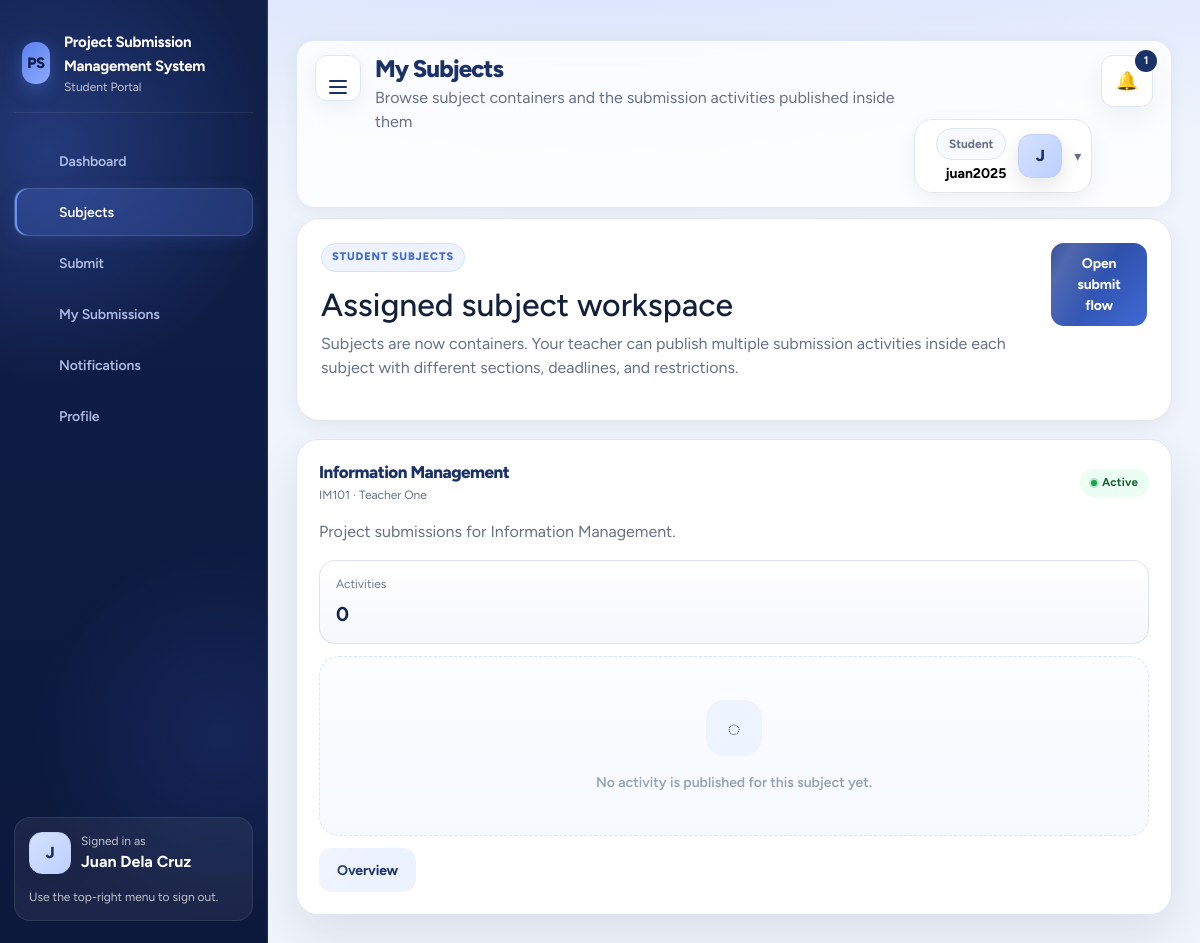
The page /project/student/subjects.php (signed in) on the database its author committed.
### tables this page shows
CREATE TABLE section_subjects (
    id INT AUTO_INCREMENT PRIMARY KEY,
    section_id INT NOT NULL,
    subject_id INT NOT NULL,
    activity_id INT NULL,
    submission_deadline DATETIME NULL,
    deadline_warning_hours INT NOT NULL DEFAULT 72,
    deadline_warning_sent_at DATETIME NULL,
    deadline_locked_notice_sent_at DATETIME NULL,
    created_at TIMESTAMP DEFAULT CURRENT_TIMESTAMP,
    CONSTRAINT fk_section_subjects_section FOREIGN KEY (section_id) REFERENCES sections(id) ON DELETE CASCADE ON UPDATE CASCADE,
    CONSTRAINT fk_section_subjects_subject FOREIGN KEY (subject_id) REFERENCES subjects(id) ON DELETE CASCADE ON UPDATE CASCADE,
    UNIQUE KEY uniq_section_subject (section_id, subject_id)
);

CREATE TABLE subjects (
    id INT AUTO_INCREMENT PRIMARY KEY,
    subject_code VARCHAR(50) NOT NULL,
    subject_name VARCHAR(150) NOT NULL,
    description TEXT NULL,
    teacher_id INT NOT NULL,
    school_year_id INT NOT NULL,
    semester_id INT NOT NULL,
    status ENUM('active', 'inactive', 'archived') NOT NULL DEFAULT 'active',
    submission_deadline DATETIME NULL,
    deadline_warning_hours INT NOT NULL DEFAULT 72,
    deadline_warning_sent_at DATETIME NULL,
    deadline_locked_notice_sent_at DATETIME NULL,
    allow_late_submissions TINYINT(1) NOT NULL DEFAULT 0,
    late_submission_until DATETIME NULL,
    teacher_submission_locked TINYINT(1) NOT NULL DEFAULT 0,
    teacher_submission_lock_note TEXT NULL,
    created_at TIMESTAMP DEFAULT CURRENT_TIMESTAMP,
    updated_at TIMESTAMP DEFAULT CURRENT_TIMESTAMP ON UPDATE CURRENT_TIMESTAMP,
    CONSTRAINT fk_subjects_teacher FOREIGN KEY (teacher_id) REFERENCES teachers(id) ON DELETE RESTRICT ON UPDATE CASCADE,
    CONSTRAINT fk_subjects_school_year FOREIGN KEY (school_year_id) REFERENCES school_years(id) ON DELETE RESTRICT ON UPDATE CASCADE,
    CONSTRAINT fk_subjects_semester FOREIGN KEY (semester_id) REFERENCES semesters(id) ON DELETE RESTRICT ON UPDATE CASCADE,
    UNIQUE KEY uniq_subject_term_teacher (subject_code, teacher_id, school_year_id, semester_id)
);

CREATE TABLE teachers (
    id INT AUTO_INCREMENT PRIMARY KEY,
    teacher_id VARCHAR(50) NOT NULL UNIQUE,
    full_name VARCHAR(150) NOT NULL,
    email VARCHAR(150) NOT NULL UNIQUE,
    username VARCHAR(100) NOT NULL UNIQUE,
    password_hash VARCHAR(255) NOT NULL,
    avatar_path VARCHAR(255) NULL,
    status ENUM('active', 'inactive', 'archived') NOT NULL DEFAULT 'active',
    submission_deadline DATETIME NULL,
    deadline_warning_hours INT NOT NULL DEFAULT 72,
    deadline_warning_sent_at DATETIME NULL,
    deadline_locked_notice_sent_at DATETIME NULL,
    allow_late_submissions TINYINT(1) NOT NULL DEFAULT 0,
    late_submission_until DATETIME NULL,
    teacher_submission_locked TINYINT(1) NOT NULL DEFAULT 0,
    teacher_submission_lock_note TEXT NULL,
    created_at TIMESTAMP DEFAULT CURRENT_TIMESTAMP,
    updated_at TIMESTAMP DEFAULT CURRENT_TIMESTAMP ON UPDATE CURRENT_TIMESTAMP
);

### project/backend/config/app.php (called while the page is built, shortened)
<?php
function url(string $path = ''): string {
    return rtrim(APP_URL, '/') . '/' . ltrim($path, '/');
}
function asset_url(string $file): string {
    $relative = 'backend/assets/' . ltrim($file, '/');
    $absolute = dirname(__DIR__) . '/assets/' . ltrim($file, '/');
    $version = is_file($absolute) ? ('?v=' . filemtime($absolute)) : '';
    return url($relative) . $version;
}
function h(?string $value): string { return htmlspecialchars((string) $value, ENT_QUOTES, 'UTF-8'); }

### project/backend/config/auth.php (called while the page is built, shortened)
<?php
require_once __DIR__ . '/db.php';
function current_portal_role(): ?string {
    static $portalRole = null;
    static $resolved = false;
    if ($resolved) {
        return $portalRole;
    }
    $scriptPath = str_replace('\\', '/', $_SERVER['SCRIPT_NAME'] ?? '');
    $segments = array_values(array_filter(explode('/', trim($scriptPath, '/'))));
    $portalRole = $segments[1] ?? null;
    $resolved = true;
    return $portalRole;
}
function session_auth_store(): array {
    $auth = $_SESSION['auth'] ?? [];
    return is_array($auth) ? $auth : [];
}
function current_role(): ?string {
    $portalRole = current_portal_role();
    $auth = session_auth_store();
    if ($portalRole && isset($auth[$portalRole]['user'])) {
        return $portalRole;
    }
    return null;
}
function current_user(): ?array {
    $portalRole = current_portal_role();
    $auth = session_auth_store();
    if ($portalRole && isset($auth[$portalRole]['user']) && is_array($auth[$portalRole]['user'])) {
        return $auth[$portalRole]['user'];
    }
    return null;
}
function subject_deadline_window(array $subject): array {
    $deadlineRaw = trim((string) ($subject['submission_deadline'] ?? ''));
    if ($deadlineRaw === '') {
        return ['has_deadline' => false, 'state' => 'open', 'label' => 'No deadline set'];
    }
    $lateUntil = null;
    return ['has_deadline' => true, 'state' => 'open', 'label' => 'Open until ' . $deadline->format('M d, Y h:i A'), 'deadline' => $deadline, 'late_override_active' => false, 'late_until' => $lateUntil];
}
function count_unread_notifications(string $userType, int $userId): int {
    $stmt = pdo()->prepare('SELECT COUNT(*) FROM notifications WHERE user_type = ? AND user_id = ? AND is_read = 0');
    $stmt->execute([$userType, $userId]);
    return (int) $stmt->fetchColumn();
}

### project/backend/config/db.php (called while the page is built)
<?php
require_once __DIR__ . '/app.php';
function pdo(): PDO {
    static $pdo = null;
    if ($pdo instanceof PDO) {
        return $pdo;
    }
    $host = DB_HOST;
    $port = (string) DB_PORT;
    $db   = DB_NAME;
    $user = DB_USER;
    $pass = DB_PASS;
    $dsn = "mysql:host={$host};port={$port};dbname={$db};charset=utf8mb4";
    $options = [
        PDO::ATTR_ERRMODE => PDO::ERRMODE_EXCEPTION,
        PDO::ATTR_DEFAULT_FETCH_MODE => PDO::FETCH_ASSOC,
        PDO::ATTR_EMULATE_PREPARES => false,
    ];
    $pdo = new PDO($dsn, $user, $pass, $options);
    return $pdo;
}

### project/student/subjects.php (the view, shortened to what this page needs)
<?php
require_once __DIR__ . '/../backend/helpers/query.php';
$student = current_user();
$subjects = student_subjects((int) $student['section_id']);
$activityMap = [];
$title = 'My Subjects';
$subtitle = 'Browse subject containers and the submission activities published inside them';
require_once __DIR__ . '/../backend/partials/header.php';
?>
<section class="workspace-shell student-history-shell">
  <div class="workspace-head">
    <div>
      <div class="eyebrow">Student subjects</div>
      <h2>Assigned subject workspace</h2>
      <p class="muted">Subjects are now containers. Your teacher can publish multiple submission activities inside each subject with different sections, deadlines, and restrictions.</p>
    </div>
    <div class="student-history-actions"><a class="btn" href="<?= h(url('student/submit.php')) ?>">Open submit flow</a></div>
  </div>
  <div class="review-card-grid">
    <?php foreach ($subjects as $subject): ?>
      <?php $subjectActivities = $activityMap[(int) $subject['id']] ?? []; ?>
      <article class="card review-queue-card">
        <div class="split-header"><div><h3 class="section-title"><?= h($subject['subject_name']) ?></h3><div class="muted small"><?= h($subject['subject_code']) ?> · <?= h($subject['teacher_name']) ?></div></div><?= status_badge($subject['status']) ?></div>
        <p class="muted"><?= h($subject['description'] ?: 'Assigned through your section.') ?></p>
        <div class="metric-chip" style="margin-bottom:12px;"><span>Activities</span><strong><?= count($subjectActivities) ?></strong></div>
        <div class="timeline-list">
          <?php if (!$subjectActivities): ?><div class="empty-state">No activity is published for this subject yet.</div><?php endif; ?>
        </div>
        <div class="form-actions" style="margin-top:12px;">
          <a class="btn btn-secondary" href="<?= h(url('student/subject_preview.php?subject_id=' . (int) $subject['id'])) ?>" data-ajax-modal="1" data-modal-title="Subject overview">Overview</a>
        </div>
      </article>
    <?php endforeach; ?>
  </div>
</section>
<?php require_once __DIR__ . '/../backend/partials/footer.php'; ?>

### project/backend/partials/header.php (shortened to what this page needs)
<?php
$role = current_role();
$user = current_user();
$currentPath = $_SERVER['PHP_SELF'] ?? '';
$nav = [
    'admin' => [
        'Dashboard' => 'admin/dashboard.php',
        'Sections' => 'admin/sections.php',
        'Academic' => 'admin/academic.php',
        'Students' => 'admin/students.php',
        'Teachers' => 'admin/teachers.php',
        'Subjects' => 'admin/subjects.php',
        'Submissions' => 'admin/submissions.php',
        'Requests' => 'admin/requests.php',
        'Reports' => 'admin/reports.php',
        'Notifications' => 'admin/notifications.php',
        'Bulk Move' => 'admin/bulk_move.php',
        'Audit Logs' => 'admin/audit_logs.php',
        'System Tools' => 'admin/system_tools.php',
        'Settings' => 'admin/settings.php',
    ],
    'teacher' => [
        'Dashboard' => 'teacher/dashboard.php',
        'Students' => 'teacher/students.php',
        'Subjects' => 'teacher/subjects.php',
        'Submissions' => 'teacher/submissions.php',
        'Notifications' => 'teacher/notifications.php',
        'Profile' => 'teacher/profile.php',
    ],
    'student' => [
        'Dashboard' => 'student/dashboard.php',
        'Subjects' => 'student/subjects.php',
        'Submit' => 'student/submit.php',
        'My Submissions' => 'student/my_submissions.php',
        'Notifications' => 'student/notifications.php',
        'Profile' => 'student/profile.php',
    ],
];
$avatarInitial = strtoupper(substr(trim((string) ($user['full_name'] ?? $user['username'] ?? 'U')), 0, 1));
$avatarPath = trim((string) ($user['avatar_path'] ?? ''));
$avatarUrl = $avatarPath !== '' ? url(ltrim($avatarPath, '/')) : '';
$avatarStyle = $avatarUrl !== '' ? ' style="background-image:url(' . h($avatarUrl) . ')"' : '';
$avatarClasses = 'student-avatar';
$avatarSmallClasses = 'student-avatar student-avatar-small';
$unreadCount = 0;
$recentNotifications = [];
if ($role && $user) {
    $unreadCount = count_unread_notifications($role, (int) $user['id']);
    $recentNotifications = fetch_notifications($role, (int) $user['id'], 5);
}
?>
<!doctype html>
<html lang="en">
<head>
  <link href="https://cdn.jsdelivr.net/npm/bootstrap@5.3.3/dist/css/bootstrap.min.css" rel="stylesheet">
  <link href="https://cdn.jsdelivr.net/npm/bootstrap-icons@1.11.3/font/bootstrap-icons.min.css" rel="stylesheet">
  <link rel="stylesheet" href="<?= h(asset_url('app.css')) ?>">
</head>
<body class="role-<?= h($role ?: 'guest') ?>">
<div class="app-shell">
<?php if ($role): ?>
  <aside class="sidebar sidebar-pro <?= $role === 'student' ? 'student-sidebar-shell' : '' ?>" data-sidebar>
    <div class="brand-block student-brand-block">
      <div class="brand-mark">PS</div>
      <div>
        <strong><?= h(APP_NAME) ?></strong>
        <div class="muted small sidebar-muted"><?= h(ucfirst($role)) ?> Portal</div>
      </div>
    </div>
    <nav class="side-nav <?= $role === 'student' ? 'student-side-nav-modern' : '' ?>">
      <?php foreach (($nav[$role] ?? []) as $label => $path): ?>
        <?php $isActive = str_contains($currentPath, basename($path)); ?>
        <a class="<?= $isActive ? 'active' : '' ?>" href="<?= h(url($path)) ?>" data-nav-label="<?= h($label) ?>" <?= $isActive ? 'aria-current="page"' : '' ?>>
          <span class="nav-icon"><?= $navIcons[$label] ?? ($navIcons['Settings'] ?? '') ?></span>
          <span><?= h($label) ?></span>
        </a>
      <?php endforeach; ?>
    </nav>
    <div class="sidebar-footer <?= $role === 'student' ? 'student-sidebar-profile' : '' ?>">
      <div class="student-sidebar-user">
        <div class="<?= h($avatarSmallClasses) ?>" data-student-avatar data-avatar-initial="<?= h($avatarInitial) ?>"<?= $avatarStyle ?>><?= h($avatarInitial) ?></div>
        <div>
          <div class="muted small sidebar-muted">Signed in as</div>
          <strong><?= h($user['full_name'] ?? $user['username'] ?? 'User') ?></strong>
        </div>
      </div>
      <div class="muted small sidebar-muted">Use the top-right menu to sign out.</div>
    </div>
  </aside>
<?php endif; ?>
<main class="main-content <?= $role ? '' : 'no-sidebar' ?>">
  <header class="topbar modern-topbar <?= $role === 'student' ? 'student-topbar-shell' : '' ?>">
    <div class="topbar-heading-wrap">
      <?php if ($role): ?>
        <button type="button" class="icon-btn sidebar-toggle-btn" data-sidebar-toggle aria-label="Toggle navigation" aria-expanded="true" title="Toggle navigation">
          <span class="sidebar-toggle-bars" aria-hidden="true"><span></span><span></span><span></span></span>
        </button>
      <?php endif; ?>
      <div>
      <h1><?= h($title ?? 'Dashboard') ?></h1>
      <?php if (!empty($subtitle)): ?><p class="muted"><?= h($subtitle) ?></p><?php endif; ?>
      </div>
    </div>
    <?php if ($role && $user): ?>
      <div class="topbar-meta modern-meta <?= $role === 'student' ? 'student-topbar-meta' : '' ?>">
        <div class="notification-menu">
          <button type="button" class="icon-btn topbar-alert-btn <?= str_contains($currentPath, 'notifications.php') ? 'is-current' : '' ?>" data-toggle-menu data-notification-toggle aria-expanded="false" aria-haspopup="true" aria-controls="topbar-notification-dropdown" aria-label="Toggle notifications<?= $unreadCount > 0 ? ' (' . (int) $unreadCount . ' unread)' : '' ?>" title="Notifications">
            <span class="topbar-alert-icon" aria-hidden="true">🔔</span>
            <?php if ($unreadCount > 0): ?><span class="badge-count"><?= (int) $unreadCount ?></span><?php endif; ?>
          </button>
            <?php if ($recentNotifications): ?>
              <?php foreach ($recentNotifications as $note): ?>
                    <?= status_badge($note['type']) ?>
              <?php endforeach; ?>
            <?php else: ?>
              <div class="notification-empty muted">No notifications yet.</div>
            <?php endif; ?>
        </div>
        <div class="profile-menu dropdown-shell <?= $role === 'student' ? 'student-topbar-usercard' : '' ?>" data-dropdown-shell>
          <button type="button" class="profile-toggle" data-dropdown-toggle aria-expanded="false" aria-label="Open profile menu" title="Profile menu">
            <div class="profile-toggle-copy">
              <div class="pill soft"><?= h(ucfirst($role)) ?></div>
              <strong><?= h($user['username'] ?? $user['full_name'] ?? 'User') ?></strong>
            </div>
            <div class="<?= h($avatarClasses) ?>" data-student-avatar data-avatar-initial="<?= h($avatarInitial) ?>"<?= $avatarStyle ?>><?= h($avatarInitial) ?></div>
            <span class="profile-caret" aria-hidden="true">▾</span>
          </button>
        </div>
      </div>
    <?php endif; ?>
  </header>

### project/backend/helpers/query.php (shortened to what this page needs)
<?php
require_once __DIR__ . '/../config/auth.php';
function student_subjects(int $sectionId): array {
    $stmt = pdo()->prepare('SELECT subj.*, t.full_name AS teacher_name, ss.submission_deadline AS section_submission_deadline, ss.deadline_warning_hours AS section_deadline_warning_hours FROM section_subjects ss JOIN subjects subj ON subj.id = ss.subject_id JOIN teachers t ON t.id = subj.teacher_id WHERE ss.section_id = ? AND subj.status = "active" ORDER BY subj.subject_name');
    $stmt->execute([$sectionId]);
    $rows = $stmt->fetchAll();
    foreach ($rows as &$row) {
        if (!empty($row['section_deadline_warning_hours'])) {
            $row['deadline_warning_hours'] = (int) $row['section_deadline_warning_hours'];
        }
        $row['deadline_window'] = subject_deadline_window($row);
    }
    return $rows;
}
function status_badge(string $status): string {
    return '<span class="status ' . h($status) . '">' . h(ucwords(str_replace('_', ' ', $status))) . '</span>';
}
function student_subject_locked(array $subject): bool {
    $window = $subject['deadline_window'] ?? subject_deadline_window($subject);
    return ($window['state'] ?? 'open') === 'locked';
}

### rows shown on the page
section_subjects: subject "1", subject.subject_name "Information Management", subject.subject_code "IM101", teachers.full_name "Teacher One", subject.status "Active", subject.description "Project submissions for Information Management.", subject "0"

### other values the page prints
APP_NAME "Project Submission Management System"
$role "Student"
$label "Dashboard"
$label "Subjects"
$label "Submit"
$label "My Submissions"
$label "Notifications"
$label "Profile"
$avatarInitial "J"
$user['full_name'] "Juan Dela Cruz"
$title "My Subjects"
$subtitle "Browse subject containers and the submission activities published inside them"
$user['username'] "juan2025"
